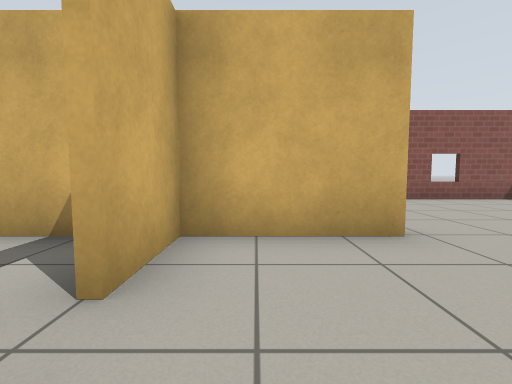
View 1 (above)

12 first-person views from a walk through a world built for the Gazebo simulator. The camera is 0.72 m above the floor, tilts 4° down and sees 90° across. The floor is counted in squares, 1 m on a side. Each view is taken from the middle of a square. On the plan, view 1 faces up. The plan holds only what a view shows up to about 9 squares ahead; the rest is blank. Simple patterns stand in for the simulator's built-in surfaces.

View 2
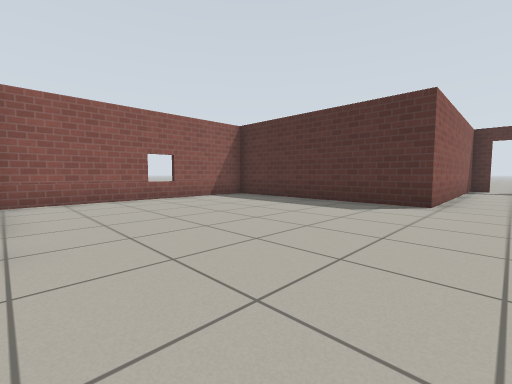

View 3
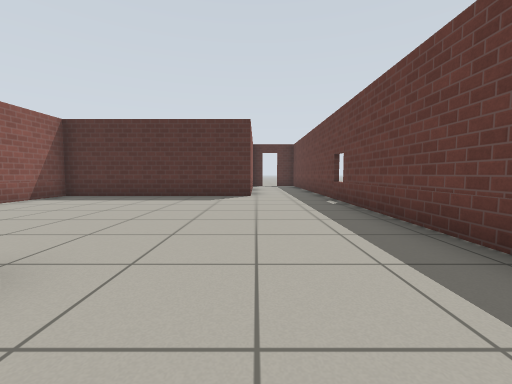

View 4
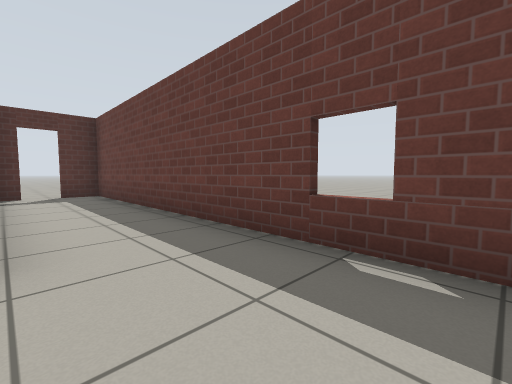

View 5
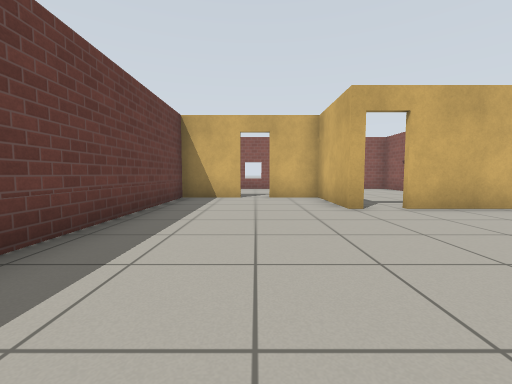

View 6
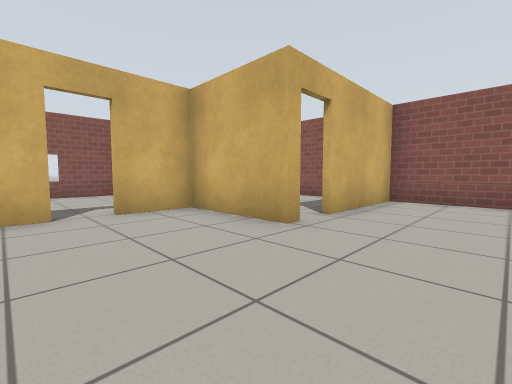

View 7
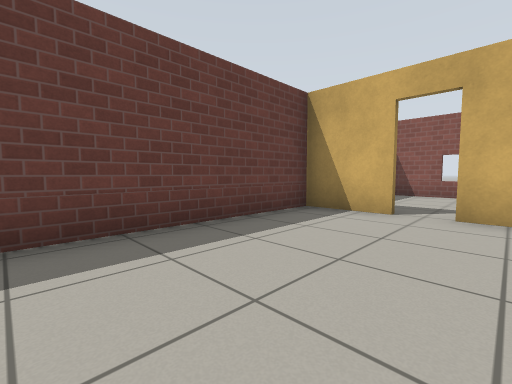

View 8
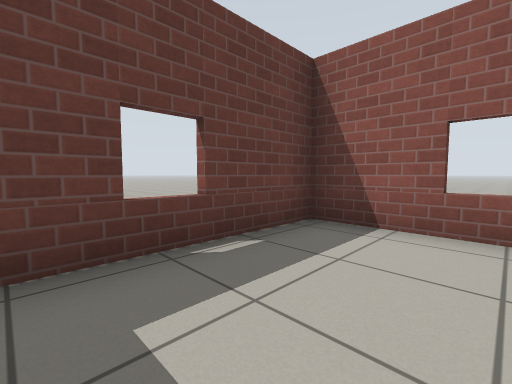

View 9
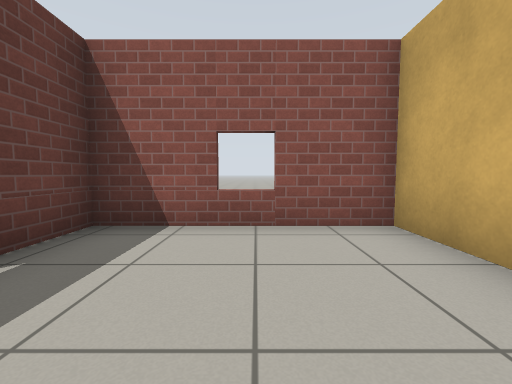

View 10
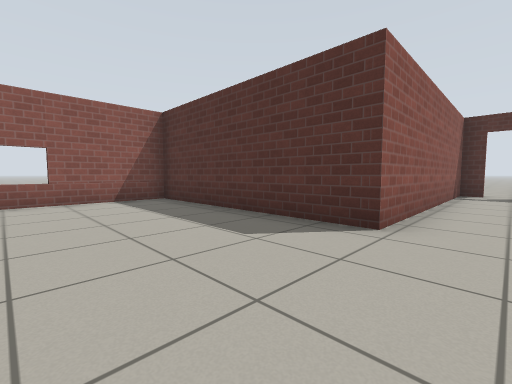

View 11
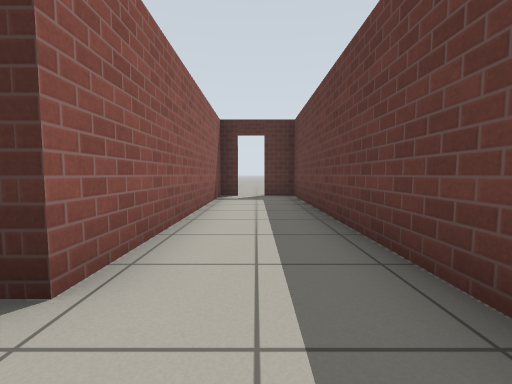

View 12
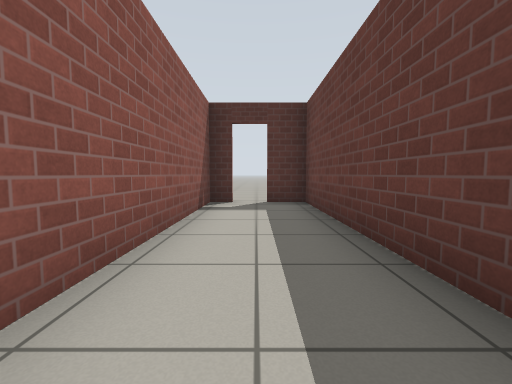

### Floor plan
Ten units are one square. View 1 is at (0, 0); x grows to the right and y downward. Boxes are objects, and circles mark ways between rooms. Rooms are numbered by the first view taken in them; rooms with no view inside come last. Other rooms are left out.
<svg viewBox="-60 -78 225 97">
<path fill="none" stroke="#000" d="M18 -29 -9 -29 -9 -14M-9 -6 -9 14M-10 13 155 13 155 3M155 -12 84 -12 84 -73 17 -73 17 -41M-20 -29 -55 -29 -55 13 -10 13"/>
<circle cx="-10" cy="-10" r="3" fill="#2a7"/>
<text x="50" y="-20">1</text>
<text x="-40" y="-10">2</text>
</svg>
Room 1 opens to room 2.

Where each view was taken, in squares from view 1:
view 1: 0 up, 0 right, facing up
view 2: 0 up, 2 right, facing up-right
view 3: 1 up, 0 right, facing right
view 4: 1 up, 6 right, facing down-right
view 5: 1 up, 7 right, facing left
view 6: 0 up, 4 right, facing up-left
view 7: 2 up, 4 right, facing down-left
view 8: 1 up, 2 left, facing down-left
view 9: 1 up, 2 left, facing left
view 10: 0 up, 5 right, facing up-right
view 11: 0 up, 7 right, facing right
view 12: 0 up, 9 right, facing right
